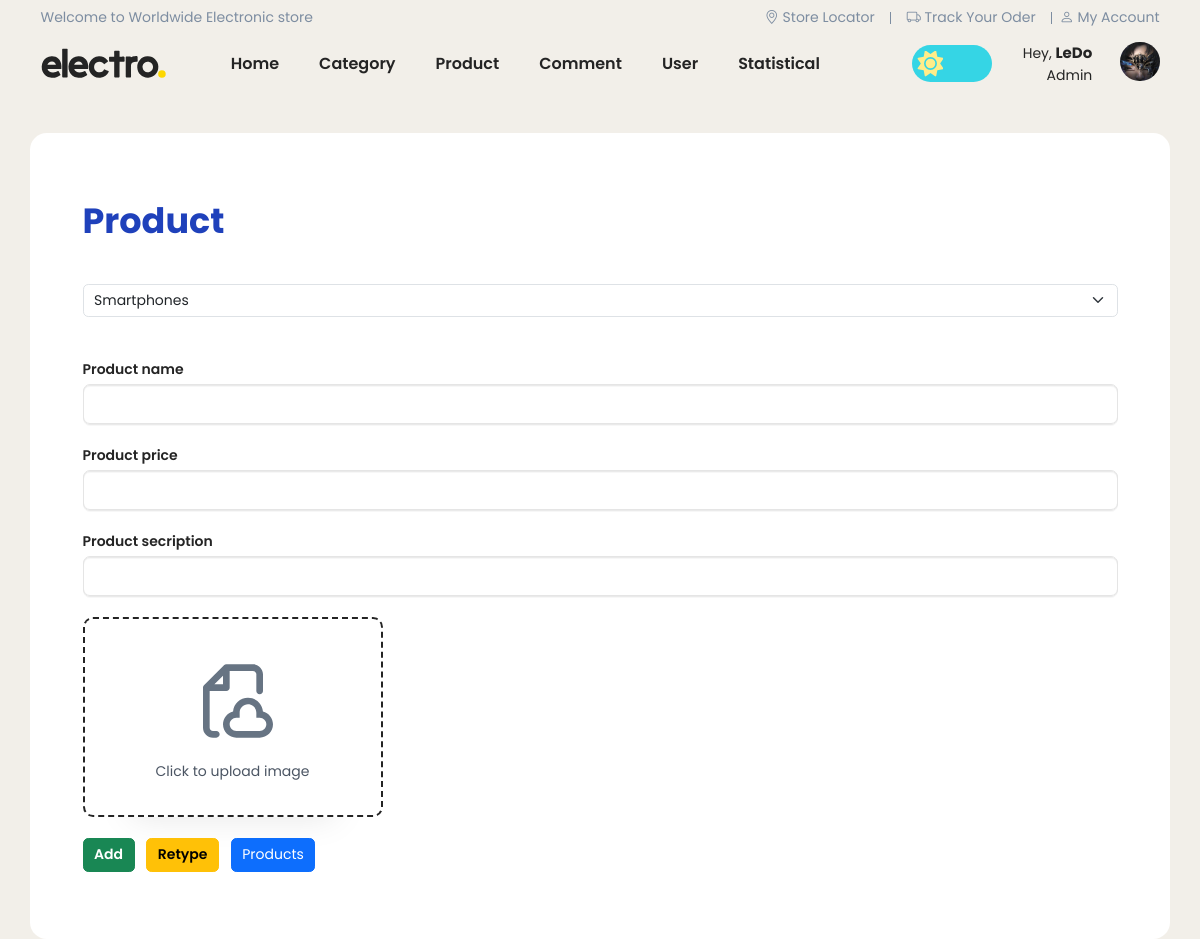
The page /admin/index.php?act=product (signed in) on the database its author committed.
### tables this page shows
CREATE TABLE `client` (
  `client_id` int(11) NOT NULL,
  `user_name` varchar(20) NOT NULL,
  `password` varchar(50) NOT NULL,
  `client_status` int(11) DEFAULT 0,
  `client_img` varchar(50) DEFAULT NULL,
  `client_email` varchar(50) NOT NULL,
  `client_role` int(11) NOT NULL DEFAULT 0
);

### model/pdo.php (called while the page is built, shortened)
<?php
function pdo_get_connection(){
    $servername = "localhost";
    $username = "root";
    $password = "";
    try {
        $conn = new PDO("mysql:host=$servername;dbname=electro_shop", $username, $password);
        $conn->setAttribute(PDO::ATTR_ERRMODE, PDO::ERRMODE_EXCEPTION);
        return $conn;
    } catch(PDOException $e) {
        echo "Connection failed: " . $e->getMessage();
    }
}
function pdo_query($sql){
    $sql_args=array_slice(func_get_args(),1);
    try{
        $conn=pdo_get_connection();
        $stmt=$conn->prepare($sql);
        $stmt->execute($sql_args);
        $rows=$stmt->fetchAll();
        return $rows;
    }
    catch(PDOException $e){
        throw $e;
    }
    finally{
        unset($conn);
    }
}
?>

### model/client.php (called while the page is built, shortened)
<?php
function loadall_client($user_name = '',$client_email='' , $client_role = false)
{
    $sql = "select * from client where 1";
    if ($client_email != '') {
        $sql .= " and client_email = '" . $client_email . "'";
    }
    $sql .= " order by client_id asc";
    $listClients = pdo_query($sql);
    return $listClients;
}
?>

### global.php (called while the page is built, shortened)
<?php
$img_path_admin = '../view/asset/image/';
?>

### model/category.php (called while the page is built, shortened)
<?php
function loadall_category($name = '')
{
    $sql = "select * from category where 1";
    $sql .= " order by category_id asc";
    $listCategories = pdo_query($sql);
    return $listCategories;
}

### admin/products/product.php (the view, shortened to what this page needs)
<div class="container product-form mb-5">
    <div class="h1 m-5 title">Product</div>
    <form action="index.php?act=product" method="post" enctype="multipart/form-data" id="form-product" class="m-5">
        <select class="form-select mb-5" aria-label="Default select example" name="category_id">
            <?php
                foreach ($listCategories as $key => $category) {
                    extract($category);
                    echo '
                        <option '.($key == 0 ? 'selected' : '').' value="'.$category_id.'">'.$category_name.'</option>
                    ';
                }
            ?>
        </select>
        <div class="form-group">
            <label for="product-name">Product name</label>
            <input type="text" rules="required" name="product-name" id="product-name" />
            <span class="form-message"></span>
        </div>
        <div class="form-group">
            <label for="product-price">Product price</label>
            <input type="text" rules="required" name="product-price" id="product-price" />
            <span class="form-message"></span>
        </div>
        <div class="form-group">
            <label for="product-description">Product secription</label>
            <input type="text" rules="required" name="product-description" id="product-description" />
            <span class="form-message"></span>
        </div>
        <div class="form-group">
            <label class="custum-file-upload" for="file">
                <div class="icon">
                </div>
                <div class="text">
                    <span>Click to upload image</span>
                </div>
            </label>
            <span class="form-message"></span>
        </div>
        <input class="btn btn-success" type="submit" name="submit" value="Add" />
        <input type="button" class="btn btn-warning btn-retype" value="Retype">
        <a href="index.php?act=products-list" class="btn btn-primary">Products</a>
    </form>
</div>
</div>

### admin/header.php (shortened to what this page needs)
<!DOCTYPE html>
<html lang="en">
  <head>
    <link rel="stylesheet" href="../view/asset/css/style.css" />
    <link
      href="https://cdn.jsdelivr.net/npm/bootstrap@5.3.2/dist/css/bootstrap.min.css"
      rel="stylesheet"
    />
    <link
      rel="stylesheet"
      href="https://cdn.jsdelivr.net/npm/bootstrap-icons@1.11.0/font/bootstrap-icons.css"
    />
  </head>
  <body>
    <div id="wapper">
      <header>
        <div class="container">
          <div class="header-top d-flex justify-content-between">
            <ul class="nav pt-2 pb-2 menu-top-bar-left">
              <li><a href="#">Welcome to Worldwide Electronic store</a></li>
            </ul>
            <ul class="nav pt-2 pb-2 menu-top-bar-right">
              <li>
                <a href="#"><i class="bi bi-geo-alt"></i> Store Locator</a>
              </li>
              <li>
                <a href="#"><i class="bi bi-truck"></i> Track Your Oder</a>
              </li>
              <li>
                <a href="#"><i class="bi bi-person"></i> My Account</a>
              </li>
            </ul>
          </div>
          <div class="header-bottom pt-2 pb-2">
            <div class="row align-items-center">
              <div class="col-auto logo">
              </div>
              <ul
                class="col nav justify-content-center align-items-center menu-main"
              >
                <li><a href="index.php">Home</a></li>
                <li><a href="index.php?act=categories-list">Category</a></li>
                <li><a href="index.php?act=products-list">Product</a></li>
                <li><a href="index.php?act=comments-list">Comment</a></li>
                <li><a href="index.php?act=clients-list">User</a></li>
                <li><a href="index.php?act=statistical-list">Statistical</a></li>
              </ul>
              <div class="col-1 btn-toggle-dark-mode">
                <label class="switch-name">
                  <div class="back"></div>
                </label>
              </div>
              <?php
                if (isset($client) && ($client)) {
                  $profile_photo = $client[0]['client_img'] ? '<img src="' . $img_path_admin . $client[0]['client_img'] . '">' :
                    '<ion-icon name="person-circle-outline"></ion-icon>';
                  echo '
                        <div class="overlay"></div>
                        <div class="col-auto profile">
                          <div class="info">
                            <p class="m-0">Hey, <b>' . $client[0]['user_name'] . '</b></p>
                            <div class="text-role">Admin</div>
                          </div>
                          <div class="profile-photo">
                            ' . $profile_photo . '
                          </div>
                          <ul class="profile-navbar toTop">
                            <li><a href="#">Your profile</a></li>
                            <li><a href="index.php?act=logout"><ion-icon name="log-out-outline"></ion-icon> Logout</a></li>
                          </ul>
                        </div>
                      ';
                }
              ?>
            </div>
          </div>
        </div>
      </header>

### view/asset/css/style.css (style rules this page uses)
:root { --color-primary: #6c9bcf; --color-danger: #ff0060; --color-success: #33ddb3; --color-warning: #f7d060; --color-white: #ffffff; --color-info-dark: #7d8da1; --color-dark: #242424; --color-light: #eaeaea; --color-light-2: #eaeaea; --color-dark-variant: #677483; --color-background: #f2efe9; --color-title: #fed700; --color-title-2: #1f41bb; --color-linear: #fa709a, #fee140; --card-border-radius: 2rem; --border-radius-1: 0.4rem; --border-radius-2: 1.2rem; --card-padding: 1.8rem; --padding-1: 1.2rem; --box-shadow: 0 2rem 3rem var(--color-light-2); }
* { padding: 0; margin: 0; box-sizing: border-box; font-family: "Poppins", sans-serif; }
a { text-decoration: none !important; }
html { font-size: 14px; }
body { width: 100%; height: 100vh; background-color: var(--color-background) !important; transition: 0.5s linear; }
header .menu-top-bar-right li:not(li:last-child) { position: relative; padding: 0 16px; }
header .menu-top-bar-right li:last-child { padding-left: 8px; }
header .menu-top-bar-right li:not(li:last-child)::before { position: absolute; right: 0; top: 25%; content: ""; width: 1px; height: 12px; background-color: var(--color-info-dark); }
header .header-top a { text-decoration: none; color: var(--color-info-dark); }
header .header-bottom svg { max-width: 125px; cursor: pointer; }
header .menu-main a { margin: 0 20px; text-decoration: none; color: var(--color-dark); font-size: 16px; font-weight: 600; transition: 0.2s linear; }
header .switch-name { --dark-sky: #5050e5; --moon: #ffd365; --light-sky: #35d5e5; --sun: #ffed89; display: inline-block; position: relative; border-radius: 5em; cursor: pointer; width: 80px; height: 37px; overflow: hidden; transition: all 0.5s; align-items: center; }
header .switch-name .back { background-color: var(--light-sky); position: absolute; width: 100%; height: 100%; left: 0; top: 0; transition: 0.5s ease-in-out; }
header .switch-name .sun { position: absolute; left: 0; top: 0; height: 100%; padding: 0.4em; fill: var(--sun); transition: 0.5s; }
header .btn-toggle-dark-mode { height: 37px; margin: 0 16px; }
header .header-bottom .profile { position: relative; display: flex; gap: 2rem; text-align: right; }
header .header-bottom .profile .info { font-size: 14px; color: var(--color-dark); }
header .header-bottom .profile .info b { font-size: 15px; }
header .header-bottom .profile-photo { width: 2.8rem; height: 2.8rem; border-radius: 50%; overflow: hidden; cursor: pointer; }
header .header-bottom .profile-photo img { width: 100%; object-fit: cover; object-position: center; }
.title { width: 100%; margin: 0; font-size: 1.25rem; font-weight: 700; color: #212121; }
.custum-file-upload { height: 200px; width: 300px; display: flex; flex-direction: column; align-items: space-between; gap: 20px; cursor: pointer; align-items: center; justify-content: center; border: 2px dashed var(--color-dark); background-color: transparent; padding: 12px; border-radius: 10px; box-shadow: 0px 48px 35px -48px rgba(0, 0, 0, 0.1); }
.custum-file-upload .icon { display: flex; align-items: center; justify-content: center; }
.custum-file-upload .icon svg { height: 80px; fill: var(--color-dark-variant); }
.custum-file-upload .text { display: flex; align-items: center; justify-content: center; color: var(--color-info-dark); }
.custum-file-upload .text span { font-weight: 400; color: rgba(75, 85, 99, 1); }
.product-form, .category-form { margin: 40px 0; background-color: var(--color-white); border-radius: var(--border-radius-2); padding: var(--card-padding); }
.product-form .title, .category-form .title { font-weight: bold; color: var(--color-title-2); }
.form-group { display: flex; flex-direction: column; }
.product-form .form-group label, .category-form .form-group label { color: var(--color-dark); font-weight: 550; padding-bottom: 4px; }
.product-form .form-group input, .category-form .form-group input { width: auto; height: 40px; padding: 0 0 0 12px; border-radius: 7px; outline: none; color: var(--color-dark); border: 1px solid #e5e5e5; filter: drop-shadow(0px 1px 0px var(--color-light-2)) drop-shadow(0px 1px 0.5px rgba(239, 239, 239, 0.5)); transition: all 0.3s cubic-bezier(0.15, 0.83, 0.66, 1); background-color: transparent; }
.form-group span { min-height: 21px; }
.product-form input.btn, .category-form input.btn { font-size: 14px; font-weight: 550; margin-right: 8px; }

### rows shown on the page
client: user_name "LeDo", client_img (picture)

### other values the page prints
form field category_id "Smartphones"
